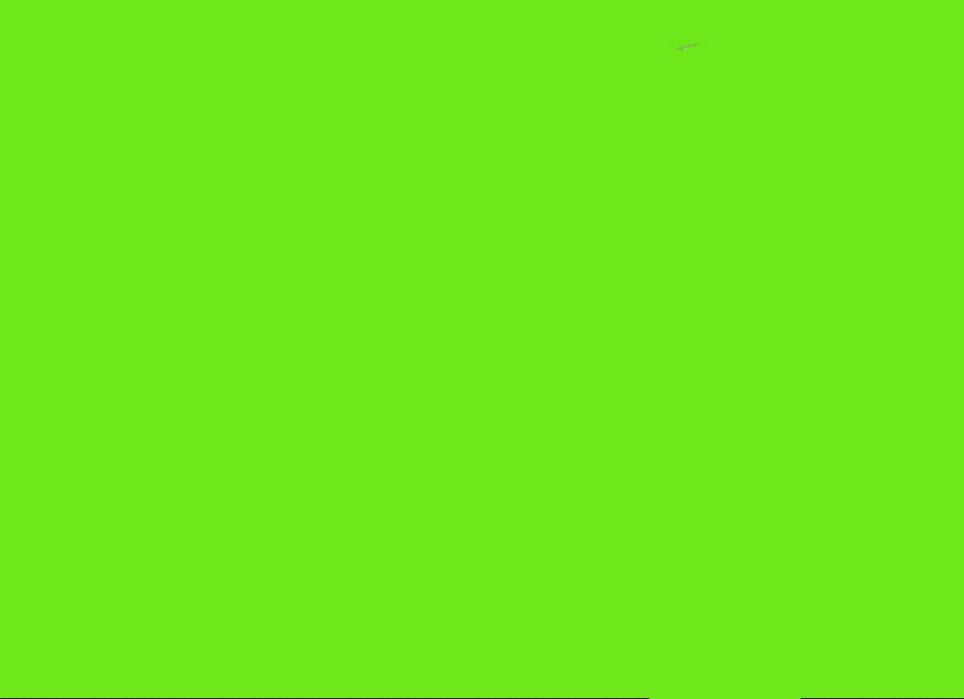
#> input picture Background_Subtraction_pipeline/images/background1.png, 964 x 699 px
$ python Background_Subtraction_pipeline.py
#> lines starting #> are read from the running program, lines starting #| are printed output that depends on the picture; after the words box and inside, x2 and y2 are one past the last pixel; in counts of white or black regions, pixels touching at a corner belong together
import numpy as np
import matplotlib.pyplot as plt
import cv2

def computeDifference ( bg_img , input_img ) :
    # Tính toán giá trị khác biệt tuyệt đối giữa hai hình ảnh
    difference_three_channel = np.abs( bg_img - input_img )

    # Chuy ển đổi sự khác biệt 3 kênh sang một kênh bằng cách tính trung bình.
    # Điều này giúp giảm dữ liệu khác biệt xuống một giá trị cường độ đơn lẻ.

    '''
    axis=2 trong mảng đa chiều là truy cập vào độ sâu của nó:
    Khi bạn thực hiện một phép tính như np.sum() với axis=2 trên một ảnh màu,
    bạn đang yêu cầu NumPy tính tổng các giá trị dọc theo chiều sâu (các kênh màu) cho mỗi pixel.
    Điều này sẽ cộng giá trị từ mỗi kênh màu của mỗi pixel
    vd:
    [[[100, 110, 120],   # Pixel 1 có giá trị RGB
    [130, 140, 150]]]  # Pixel 2 có giá trị RGB

    chạy np.sum() với x = 2
    [[330],  # Tổng giá trị của Pixel 1: 100 + 110 + 120
    [420]]  # Tổng giá trị của Pixel 2: 130 + 140 + 150

    '''
    # khi sum lại thì nó lớn hơn 255(vì 0 <p< 255) vì vậy chia cho 3 để giảm nó lại
    #chia cho 1 số float để nó tính chính xác hơn xong chuyển về lại uint8
    difference_single_channel = np.sum( difference_three_channel , axis =2) / 3.0

    # Chuyển đổi trở lại sang uint8 để thành interger
    difference_single_channel = difference_single_channel.astype('uint8')

    return difference_single_channel
def computeBinaryMask ( difference_single_channel , threshold =15) :
    # Áp dụng ngưỡng ( threshold ) để tạo mask nhị phân
    '''Các điểm ảnh có sự chênh lệch màu sắc lớn hơn hoặc bằng 15 được đặt là 255
    (trắng), còn lại là 0 (đen).'''

    difference_binary = np.where( difference_single_channel >= threshold , 255 , 0)

    # Ghép nối mask nhị phân thành 3 kênh để phù hợp với định dạng RGB.
    # chuyển mảng 2 chiều có 1 giá trị thành mảng 3 chiều
    # mình sẽ tạo 3 mảng giống nhau bằng cách nhân 3
    # axis = -1 là nó ghép mảng theo trục cuối cùng,  tương đương trong mảng 2 chiều là axis = 1 (nếu mảng 3 chiều thì là axis=2)
    binary_binary = np.stack(( difference_binary ,) *3 , axis = -1)

    return binary_binary

def replaceBackGround ( bg_image1 , bg_image2 , ob_image ) :
    # Tính toán sự khác biệt giữa hình ảnh đối tượng và hình nền thứ nhất
    difference_single_channel = computeDifference ( bg_image1 , ob_image )
    # Tính toán mask nhị phân dựa trên sự khác biêt
    binary_mask = computeBinaryMask ( difference_single_channel )
    # Thay thế hình nền:
    # ở vị trí mà mask là đen (0): giữ hình ảnh đối tượng.
    output = np.where( binary_mask == 255 , ob_image , bg_image2 )
    return output


bg_image1 = cv2.imread('images/background1.png')
#> bg_image1 is the input picture: shape (699, 964, 3); mean B, G, R 27, 231.8, 109.9
bg_image2 = cv2.imread('images/background2.png')
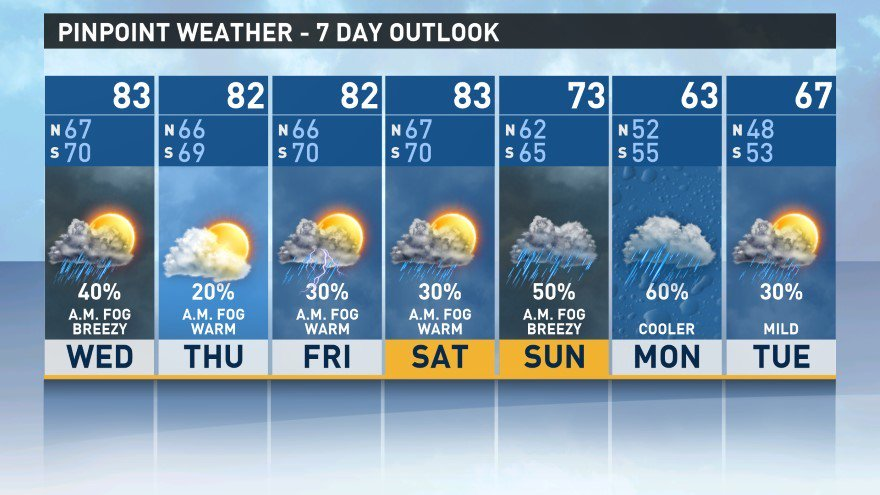
#> input picture Background_Subtraction_pipeline/images/background2.png, 880 x 495 px
#> bg_image2 is the input picture: shape (495, 880, 3); mean B, G, R 171, 148.5, 121.3
ob_image = cv2.imread('images/object.png')
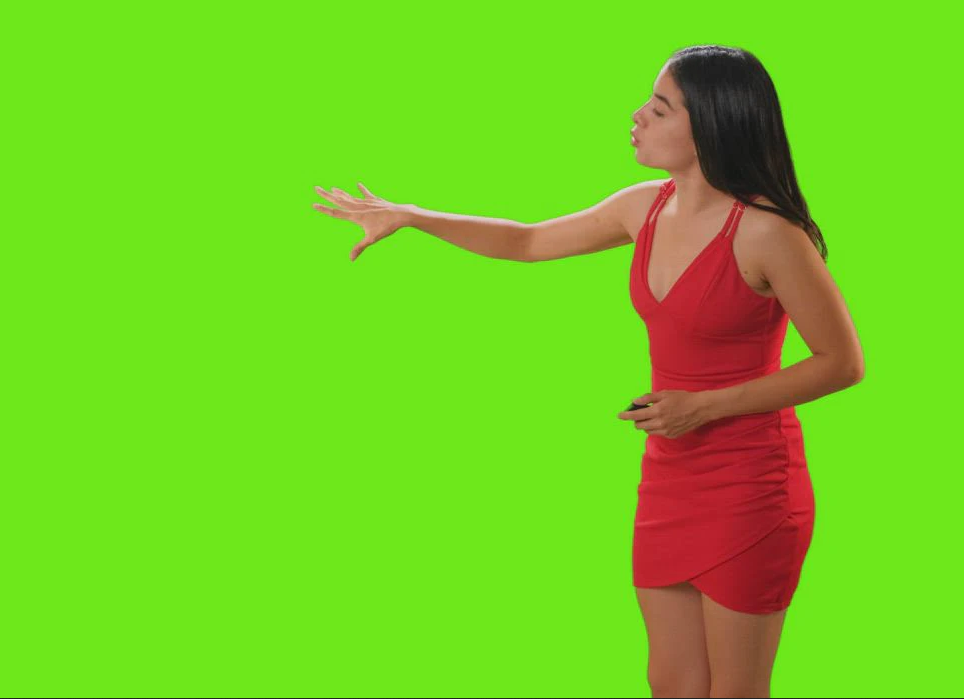
#> input picture Background_Subtraction_pipeline/images/object.png, 964 x 699 px
#> ob_image is the input picture: shape (699, 964, 3); mean B, G, R 32.7, 203.1, 116.8

# Resize kích thuớc ảnh đầu vào
bg_image1 = cv2.resize( bg_image1 , (640 , 480))
#> bg_image1: shape (480, 640, 3)
bg_image2 = cv2.resize( bg_image2 , (640 , 480))
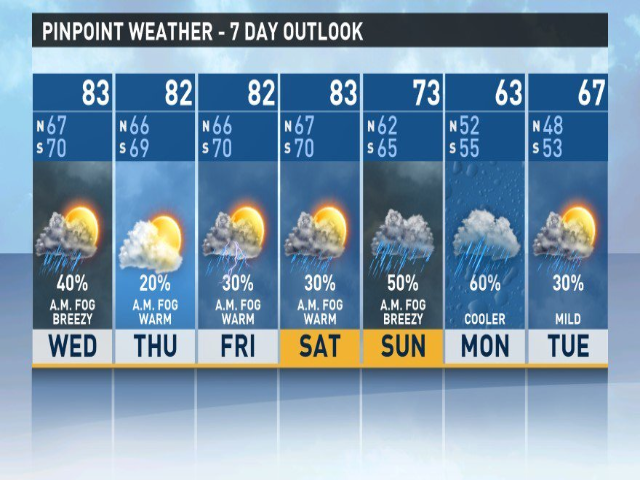
#> bg_image2: shape (480, 640, 3); mean B, G, R 170.9, 148.4, 121.2
ob_image = cv2.resize( ob_image , (640 , 480))
#> ob_image: shape (480, 640, 3)

# Chuyển đổi ảnh màu từ hệ BRG sang hệ RGB
bg_image1 = cv2.cvtColor ( bg_image1 , cv2.COLOR_BGR2RGB )
bg_image2 = cv2.cvtColor ( bg_image2 , cv2.COLOR_BGR2RGB )
ob_image = cv2.cvtColor ( ob_image , cv2.COLOR_BGR2RGB )

# Tiến hành background subtraction
output_image = replaceBackGround(bg_image1, bg_image2, ob_image)
#> in computeDifference, `difference_three_channel = np.abs( bg_img - input_img )`:
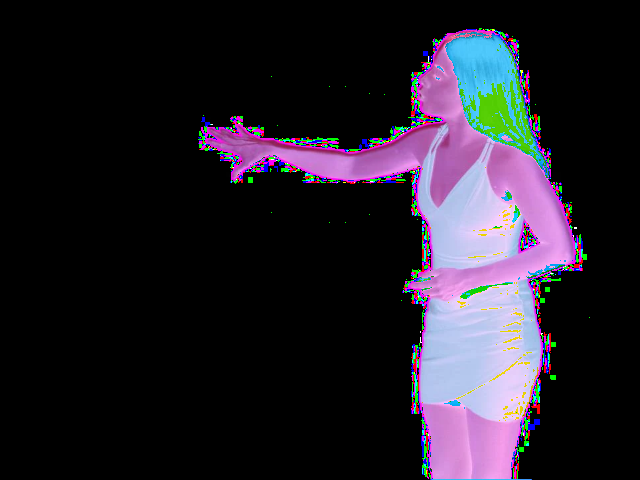
#> difference_three_channel: shape (480, 640, 3); mean R, G, B 36.3, 31.4, 41.8
#> in computeDifference, `difference_single_channel = np.sum( difference_three_channel , axis =2..`:
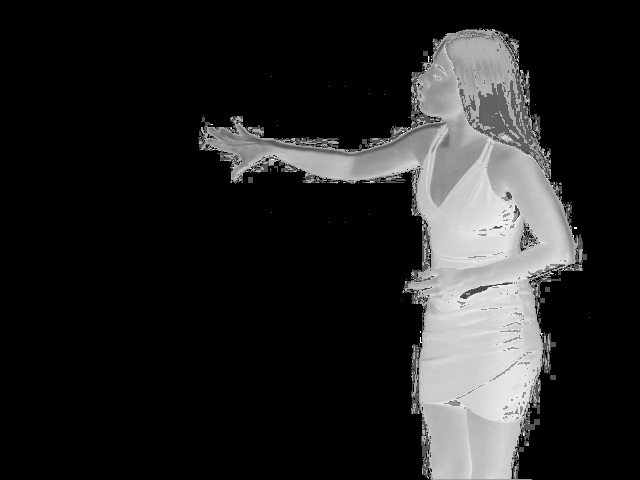
#> difference_single_channel: shape (480, 640) float64; min 0, max 255, mean 36.5
#> in computeBinaryMask, `difference_binary = np.where( difference_single_channel >= threshold ,..`:
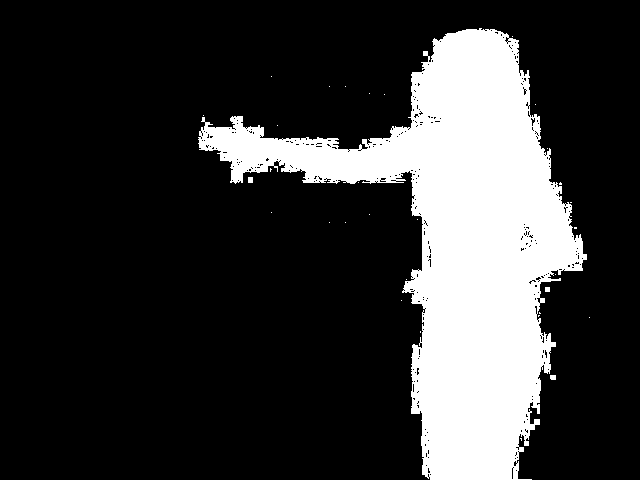
#> difference_binary: shape (480, 640) int64; 21% white; 32 white regions (28 under 20 px), largest, box (x1, y1, x2, y2) and area: (198, 28, 587, 480) 64296, (248, 177, 253, 183) 30, (550, 375, 556, 380) 29, (545, 287, 550, 292) 25
#> in replaceBackGround, `output = np.where( binary_mask == 255 , ob_image , bg_image2 )`:
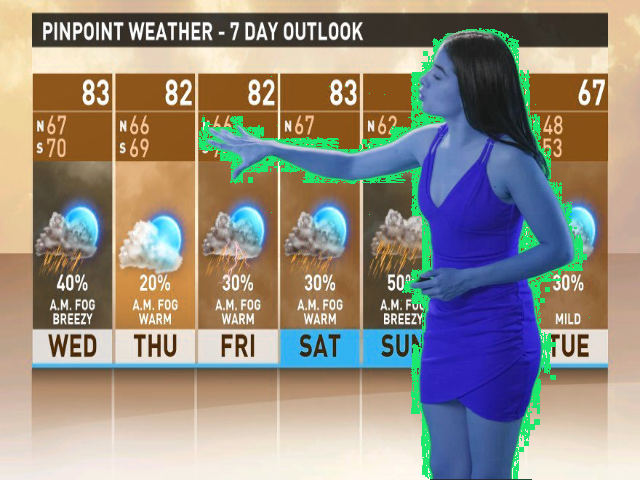
#> output: shape (480, 640, 3); mean of channels 0, 1, 2 130.4, 140.5, 148.3; drawn as B, G, R

# Hiển thị kết quả
plt.imshow(output_image)
plt.show()
